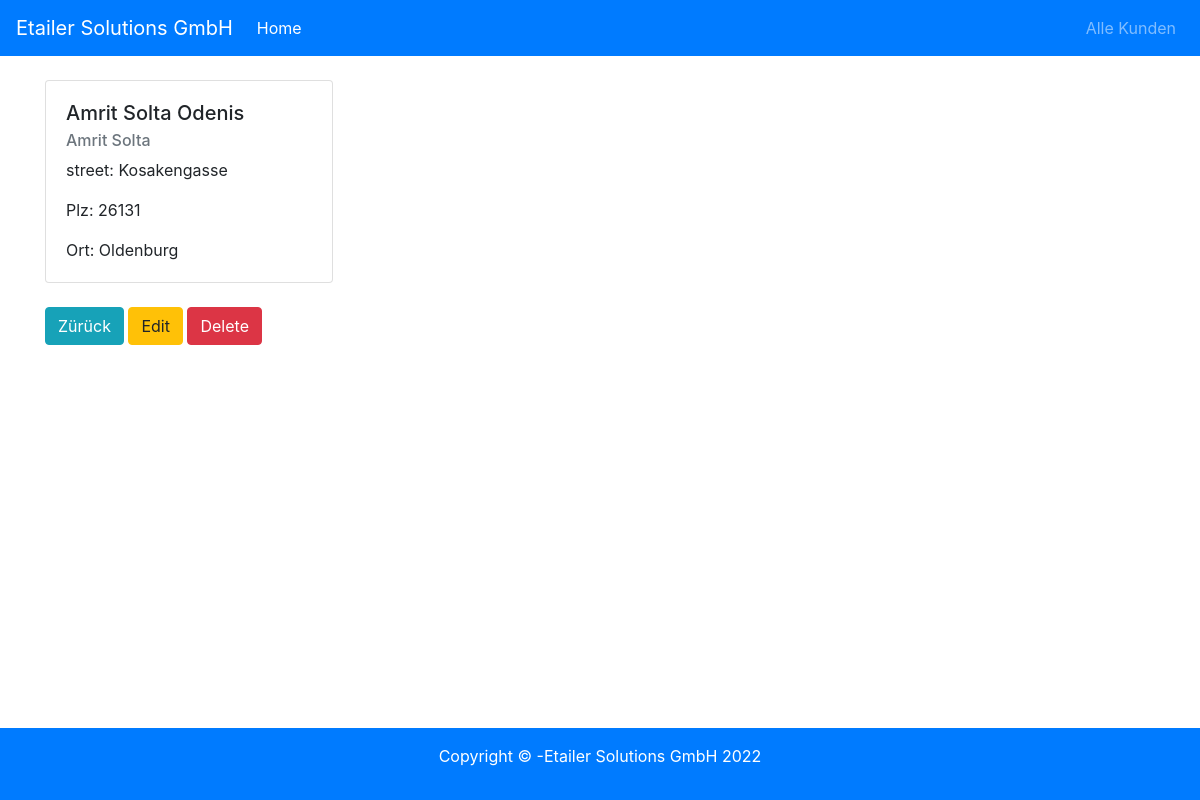
Page /view.php?id=1 on the committed database.
### tables this page shows
CREATE TABLE `kunde` (
  `kunde_id` int(11) NOT NULL,
  `name1` varchar(20) NOT NULL,
  `name2` varchar(20) NOT NULL,
  `street` varchar(40) NOT NULL,
  `plz` varchar(10) NOT NULL,
  `ort` varchar(40) NOT NULL
);

### db/conn.php (called while the page is built)
<?php
$host="localhost";
$db="kunde";
$user="root";
$pass='';
$charset="utf8mb4";
$dsn = "mysql:host=$host;dbname=$db;charset=$charset";
try{
    $pdo = new PDO($dsn,$user, $pass);
    $pdo->setAttribute(PDO::ATTR_ERRMODE, PDO::ERRMODE_EXCEPTION);
}catch(PDOException $e) {
    throw new PDOException($e->getMessage());
}
require_once "crud.php";
$crud = new crud($pdo);
?>

### db/crud.php (called while the page is built, shortened)
<?php
class crud{
    private $db;
        function __construct($conn){
            $this->db =$conn;
        }
public function getMemberDetails($id){
        try{
            $sql ="SELECT * FROM `kunde`   WHERE  `kunde_id` =:id ";
            $stmt =$this->db->prepare($sql);
            $stmt->bindparam(':id', $id);
            $stmt->execute();
            $result=$stmt->fetch();
            return $result;
        }catch (PDOException $e) {
            echo $e->getMessage();
            return false;
    }
    }
    }
                ?>

### view.php (the view, shortened to what this page needs)
<?php
     require_once 'includes/header.php';
     require_once 'db/conn.php';
    if (isset($_GET['id'])){
        $id =$_GET['id'];
        $result=$crud->getMemberDetails($id);
    }else {
            include 'includes/errormessage.php';
            header ('Location:viewrecords.php');
    }
?>
<div class='card' style="width:18rem">
    <div class="card-body">
        <h5 class="card-title">
            <?php echo $result["name1"] . ' ' . $result["name2"];  ?>
        </h5>
        <h6 class="card-subtitle mb-2 text-muted">
            <?php echo $result["name1"];  ?>
        </h6>
        <p class="card-text">
            street: <?php echo $result["street"];  ?>
        </p>
        <p class="card-text">
            Plz: <?php echo $result["plz"];  ?>
        </p>
        <p class="card-text">
            Ort: <?php echo $result["ort"];  ?>
        </p>
    </div>
</div>
<br />
<a href="view.php" class="btn btn-info">Zürück</a>
<a href="edit.php?id=<?php echo $result['kunde_id'] ?>" class="btn btn-warning">Edit</a>
<a onclick="return confirm ('Are you sure want to delete this record ?');"
    href="delete.php?id=<?php echo $result['kunde_id'] ?>" class="btn btn-danger">Delete</a>
<?php
     require_once 'includes/footer.php';

### rows in the picture
kunde: name1 "Amrit Solta", name2 "Odenis", street "Kosakengasse", plz "26131", ort "Oldenburg"
